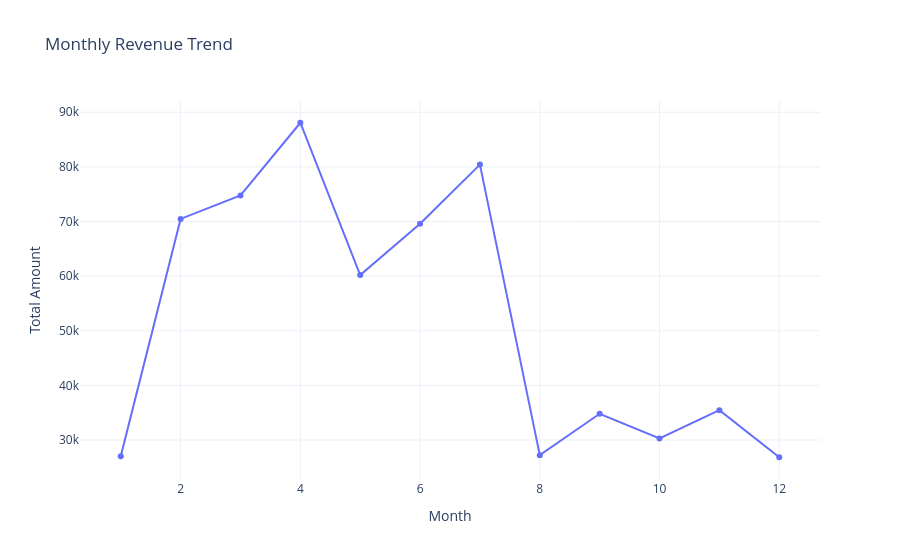

Source (notebook cell):
### Code cell
fig = px.line(data_frame=q4, 
              x='Month', 
              y='Amount',
              markers=True,
              title='Monthly Revenue Trend',
              template='plotly_white')

fig.update_layout(xaxis_title="Month", 
                  yaxis_title="Total Amount")

fig.show()

### Figure 1 — Plotly figure (JSON) as saved in the notebook; plotly's stock layout.template omitted (floating-point values rounded to 4 significant figures)
{"data": [{"hovertemplate": "Month=%{x}<br>Amount=%{y}<extra></extra>", "legendgroup": "", "line": {"color": "#636efa", "dash": "solid"}, "marker": {"symbol": "circle"}, "mode": "lines+markers", "name": "", "orientation": "v", "showlegend": false, "type": "scatter", "x": [1, 2, 3, 4, 5, 6, 7, 8, 9, 10, 11, 12], "xaxis": "x", "y": [27020.0, 70480.0, 74780.0, 88080.0, 60200.0, 69580.0, 80420.0, 27230.0, 34800.0, 30300.0, 35460.0, 26850.0], "yaxis": "y"}], "layout": {"legend": {"tracegroupgap": 0}, "title": {"text": "Monthly Revenue Trend"}, "xaxis": {"anchor": "y", "domain": [0, 1], "title": {"text": "Month"}}, "yaxis": {"anchor": "x", "domain": [0, 1], "title": {"text": "Total Amount"}}}}
